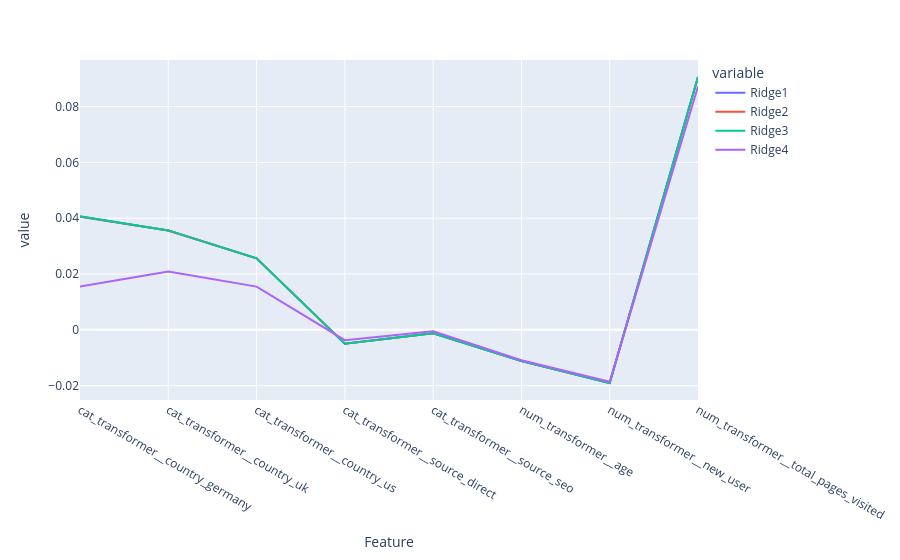

This figure's notebook cell:
### Markdown cell above
Plot the coefficients of the three models in the same figure.

### Code cell
fig = px.line(coefficients_ridge, x = 'Feature', y = ['Ridge1', 'Ridge2', 'Ridge3', 'Ridge4' ])
fig.show()

### Figure 1 — Plotly figure (JSON) as saved in the notebook; plotly's stock layout.template omitted (floating-point values rounded to 4 significant figures)
{"data": [{"hovertemplate": "variable=Ridge1<br>Feature=%{x}<br>value=%{y}<extra></extra>", "legendgroup": "Ridge1", "line": {"color": "#636efa", "dash": "solid"}, "marker": {"symbol": "circle"}, "mode": "lines", "name": "Ridge1", "orientation": "v", "showlegend": true, "type": "scatter", "x": ["cat_transformer__country_germany", "cat_transformer__country_uk", "cat_transformer__country_us", "cat_transformer__source_direct", "cat_transformer__source_seo", "num_transformer__age", "num_transformer__new_user", "num_transformer__total_pages_visited"], "xaxis": "x", "y": [0.04056, 0.03557, 0.02559, -0.004989, -0.001234, -0.01118, -0.01906, 0.09059], "yaxis": "y"}, {"hovertemplate": "variable=Ridge2<br>Feature=%{x}<br>value=%{y}<extra></extra>", "legendgroup": "Ridge2", "line": {"color": "#EF553B", "dash": "solid"}, "marker": {"symbol": "circle"}, "mode": "lines", "name": "Ridge2", "orientation": "v", "showlegend": true, "type": "scatter", "x": ["cat_transformer__country_germany", "cat_transformer__country_uk", "cat_transformer__country_us", "cat_transformer__source_direct", "cat_transformer__source_seo", "num_transformer__age", "num_transformer__new_user", "num_transformer__total_pages_visited"], "xaxis": "x", "y": [0.04065, 0.03561, 0.02563, -0.004992, -0.001235, -0.01118, -0.01906, 0.0906], "yaxis": "y"}, {"hovertemplate": "variable=Ridge3<br>Feature=%{x}<br>value=%{y}<extra></extra>", "legendgroup": "Ridge3", "line": {"color": "#00cc96", "dash": "solid"}, "marker": {"symbol": "circle"}, "mode": "lines", "name": "Ridge3", "orientation": "v", "showlegend": true, "type": "scatter", "x": ["cat_transformer__country_germany", "cat_transformer__country_uk", "cat_transformer__country_us", "cat_transformer__source_direct", "cat_transformer__source_seo", "num_transformer__age", "num_transformer__new_user", "num_transformer__total_pages_visited"], "xaxis": "x", "y": [0.04068, 0.03562, 0.02564, -0.004993, -0.001236, -0.01118, -0.01906, 0.0906], "yaxis": "y"}, {"hovertemplate": "variable=Ridge4<br>Feature=%{x}<br>value=%{y}<extra></extra>", "legendgroup": "Ridge4", "line": {"color": "#ab63fa", "dash": "solid"}, "marker": {"symbol": "circle"}, "mode": "lines", "name": "Ridge4", "orientation": "v", "showlegend": true, "type": "scatter", "x": ["cat_transformer__country_germany", "cat_transformer__country_uk", "cat_transformer__country_us", "cat_transformer__source_direct", "cat_transformer__source_seo", "num_transformer__age", "num_transformer__new_user", "num_transformer__total_pages_visited"], "xaxis": "x", "y": [0.01555, 0.02089, 0.01548, -0.003719, -0.0005359, -0.01092, -0.01864, 0.08717], "yaxis": "y"}], "layout": {"legend": {"title": {"text": "variable"}, "tracegroupgap": 0}, "margin": {"t": 60}, "xaxis": {"anchor": "y", "domain": [0, 1], "title": {"text": "Feature"}}, "yaxis": {"anchor": "x", "domain": [0, 1], "title": {"text": "value"}}}}
